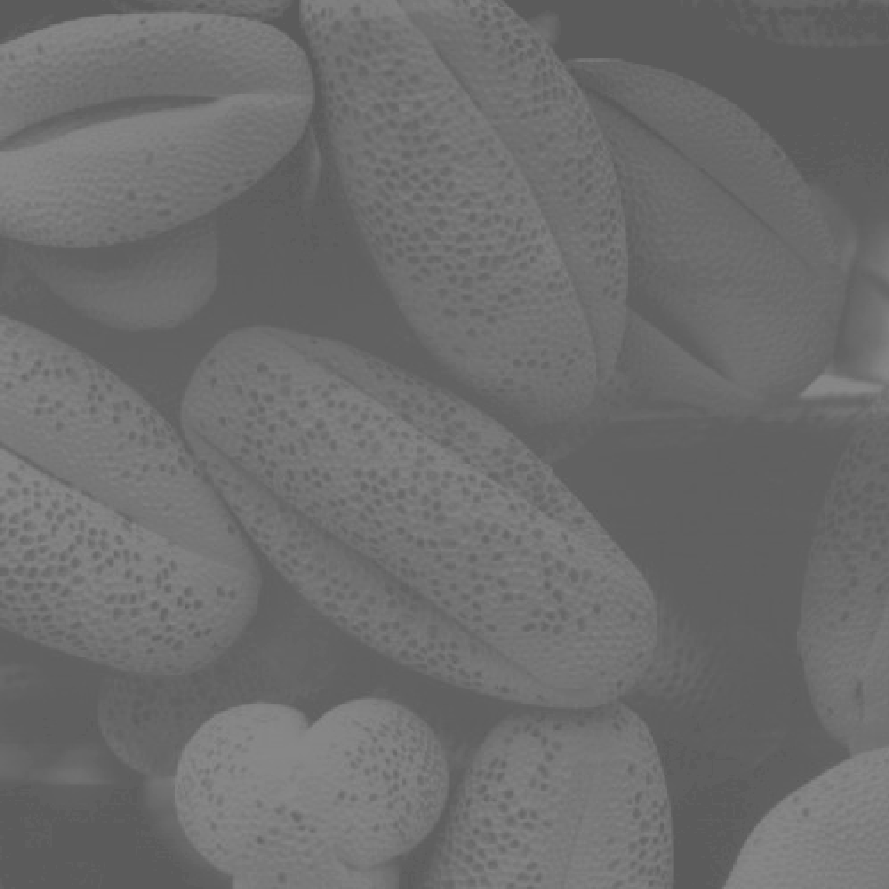
#> input picture Xu_Ly_Anh/Tuần_5_6 18-11-2019/pollen_image.tif, 889 x 889 px
$ python test.py
#> lines starting #> are read from the running program, lines starting #| are printed output that depends on the picture
import cv2
import numpy as np
import matplotlib.pyplot as plt

img = cv2.imread('pollen_image.tif', 0)
#> img is the input picture: shape (889, 889); min 91, max 138, mean 109.1
img_equal_hist = cv2.equalizeHist(img)
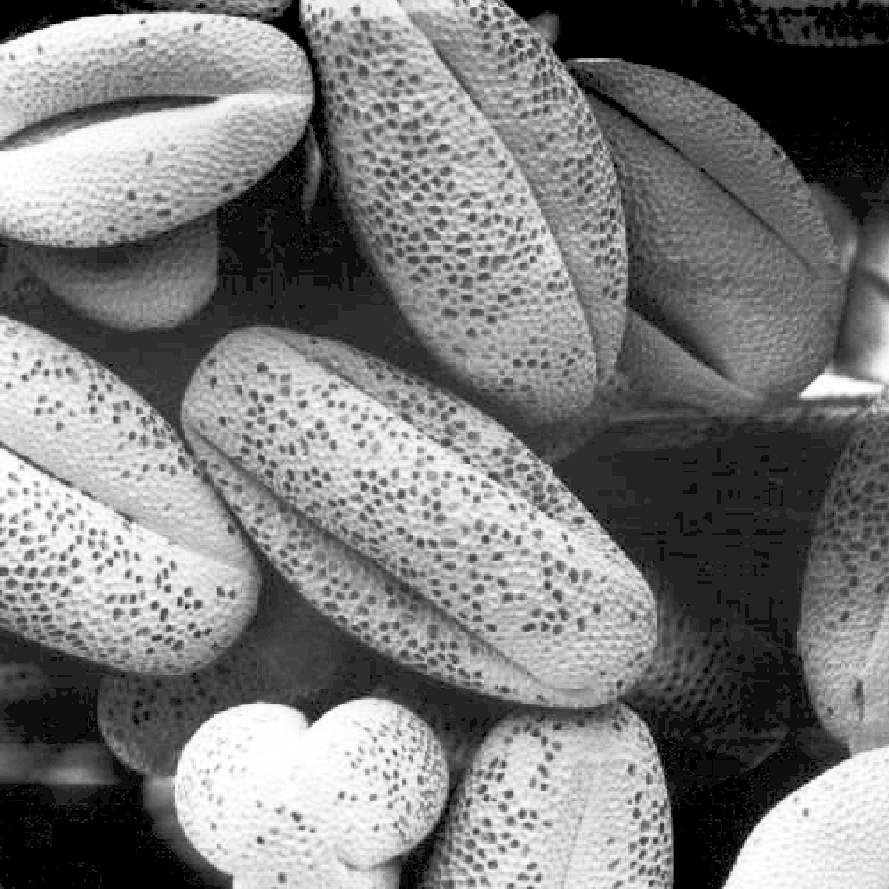
#> img_equal_hist: shape (889, 889); min 0, max 255, mean 122.7

f, axes = plt.subplots(2,2, figsize=(30,20))
axes[0, 0].imshow(cv2.cvtColor(img, cv2.COLOR_BGR2RGB))
axes[0, 0].set_title('origin')
axes[0, 1].imshow(cv2.cvtColor(img_equal_hist, cv2.COLOR_BGR2RGB))
axes[0, 1].set_title('hist equal')
axes[1, 0].hist(img.flatten(), 256, [0,256])
axes[1, 1].hist(img_equal_hist.flatten(), 256, [0,256])

cv2.waitKey(0)
cv2.destroyAllWindows()
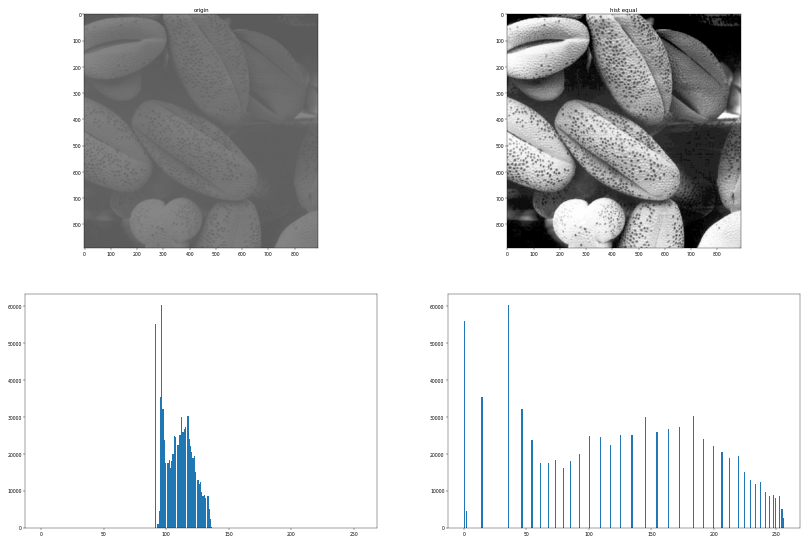
#> figure drawn by matplotlib, 4 panels; panel 3: tallest bar 60247 high, from x = 96 to 97; panel 4: tallest bar 60247 high, from x = 35 to 36
